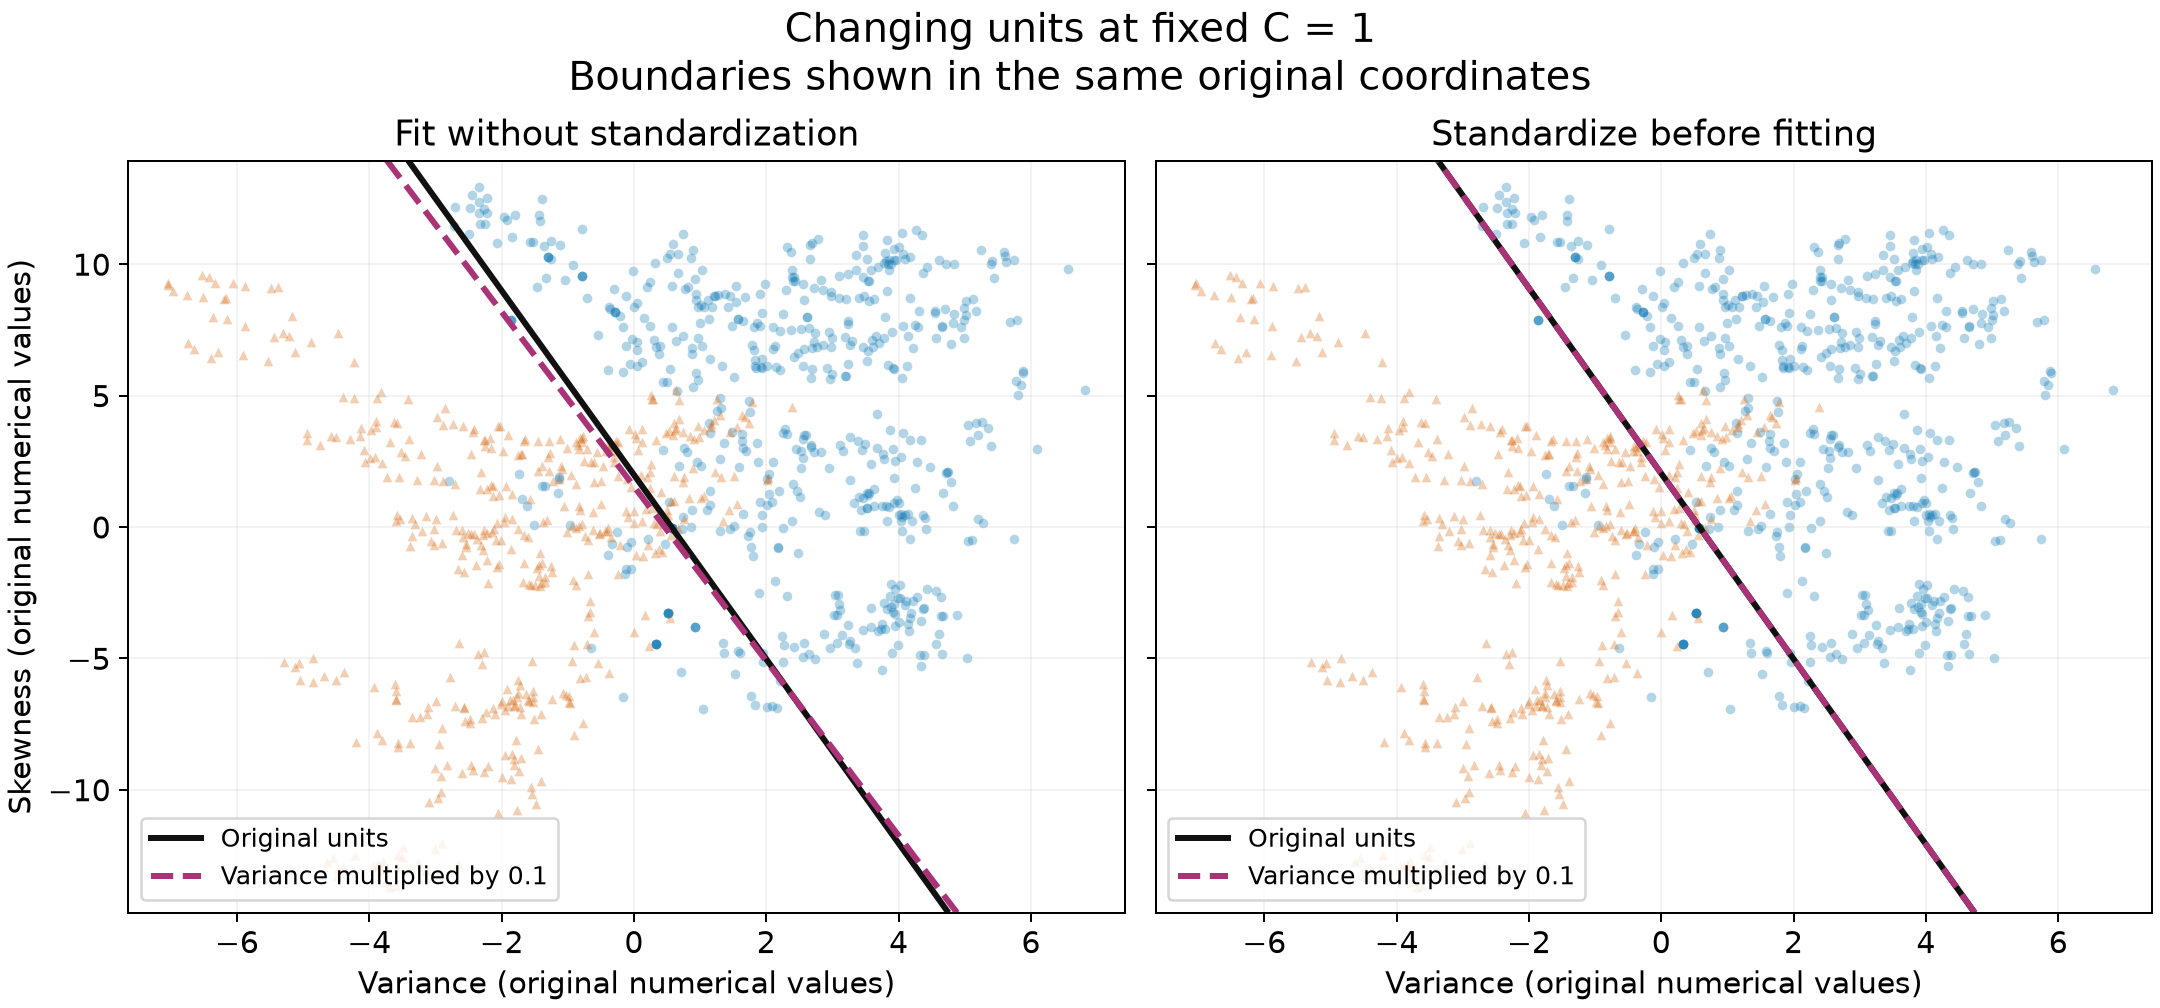

Here is the Python script that generated this plot:
from pathlib import Path
import os
os.environ['MPLCONFIGDIR'] = str(Path('.mplcache').resolve())
import json
import numpy as np
import pandas as pd
import matplotlib
matplotlib.use('Agg')
import matplotlib.pyplot as plt
from sklearn.preprocessing import StandardScaler
from sklearn.svm import SVC
from sklearn.pipeline import make_pipeline

roles = pd.read_csv('banknote_split_roles_v1.csv')
dev_ids = roles.loc[roles.split_role.eq('development'),'row_id'].to_numpy()
dev_set = set(dev_ids)
dev = pd.read_csv('banknote_raw.csv',header=None,
    names=['variance','skewness','kurtosis','entropy','class'],
    skiprows=lambda i:i+1 not in dev_set)
X = dev[['variance','skewness']].to_numpy()
y = dev['class'].to_numpy()
multiplier = np.array([0.1,1.])
# Use tight convergence tolerance; the rescaled raw problem is poorly conditioned.
models = {}
records = []
for standardized in [False,True]:
    for changed in [False,True]:
        key=(standardized,changed)
        estimator=SVC(kernel='linear',C=1.0,tol=1e-7,max_iter=5000000)
        model=make_pipeline(StandardScaler(),estimator) if standardized else estimator
        train=X*multiplier if changed else X
        model.fit(train,y)
        svc=model[-1] if standardized else model
        scores=model.decision_function(train)
        pred=model.predict(train)
        models[key]=model
        if standardized:
            scaler=model[0]
            coef=svc.coef_[0]/scaler.scale_
            intercept=float(svc.intercept_[0]-np.dot(svc.coef_[0],scaler.mean_/scaler.scale_))
        else:
            coef=svc.coef_[0].copy()
            intercept=float(svc.intercept_[0])
        # Express both fits in the original displayed feature coordinates.
        coef=coef*(multiplier if changed else 1)
        records.append({'standardized':standardized,'variance_multiplied_by_0.1':changed,
            'training_errors':int(np.sum(pred!=y)), 'support_vectors':len(svc.support_),
            'boundary_coefficient_original_variance':float(coef[0]),
            'boundary_coefficient_original_skewness':float(coef[1]),
            'boundary_intercept':intercept,'solver_fit_status':int(svc.fit_status_),
            'solver_iterations':int(svc.n_iter_[0])})
comparisons=[]
for standardized in [False,True]:
    original=models[(standardized,False)]
    changed=models[(standardized,True)]
    comparisons.append({'standardized':standardized,
        'changed_development_predictions':int(np.sum(original.predict(X)!=changed.predict(X*multiplier))),
        'max_absolute_score_difference':float(np.max(np.abs(original.decision_function(X)-changed.decision_function(X*multiplier))))})

plt.rcParams.update({'font.size':12,'axes.titlesize':14})
fig,axes=plt.subplots(1,2,figsize=(12,5.6),sharex=True,sharey=True,constrained_layout=True)
xlim=(X[:,0].min()-.6,X[:,0].max()+.6)
ylim=(X[:,1].min()-1,X[:,1].max()+1)
gx,gy=np.meshgrid(np.linspace(*xlim,300),np.linspace(*ylim,300))
grid=np.c_[gx.ravel(),gy.ravel()]
for ax,standardized in zip(axes,[False,True]):
    for c,color,marker in [(0,'#0072B2','o'),(1,'#D55E00','^')]:
        mask=y==c
        ax.scatter(X[mask,0],X[mask,1],s=15,c=color,marker=marker,alpha=.3,linewidths=0)
    for changed,color,style in [(False,'#111111','-'),(True,'#AA3377','--')]:
        scores=models[(standardized,changed)].decision_function(grid*(multiplier if changed else 1)).reshape(gx.shape)
        ax.contour(gx,gy,scores,levels=[0],colors=[color],linestyles=[style],linewidths=2.4)
    ax.set(xlim=xlim,ylim=ylim,xlabel='Variance (original numerical values)',
        title='Standardize before fitting' if standardized else 'Fit without standardization')
    ax.grid(alpha=.15)
axes[0].set_ylabel('Skewness (original numerical values)')
from matplotlib.lines import Line2D
handles=[Line2D([],[],color='#111111',lw=2.4,label='Original units'),
         Line2D([],[],color='#AA3377',ls='--',lw=2.4,label='Variance multiplied by 0.1')]
axes[0].legend(handles=handles,loc='lower left',fontsize=10)
axes[1].legend(handles=handles,loc='lower left',fontsize=10)
fig.suptitle('Changing units at fixed C = 1\nBoundaries shown in the same original coordinates',fontsize=16)
fig.savefig('banknote_units_comparison_v5.png',dpi=180)
plt.close(fig)
pd.DataFrame(records).to_csv('banknote_units_model_results_v5.csv',index=False)
pd.DataFrame(comparisons).to_csv('banknote_units_prediction_comparison_v5.csv',index=False)
Path('banknote_units_context_v5.json').write_text(json.dumps({
    'purpose':'Two-feature development training illustration; final holdout unused',
    'unit_change':'variance multiplied by 0.1; no physical unit claimed',
    'features':['variance','skewness'],'C':1.0,
    'standardization':'Each model learns feature means and standard deviations from development rows',
    'solver_tol':1e-7,'solver_max_iter':5000000
},indent=2)+'\n')
print(pd.DataFrame(records).to_string(index=False))
print(pd.DataFrame(comparisons).to_string(index=False))
